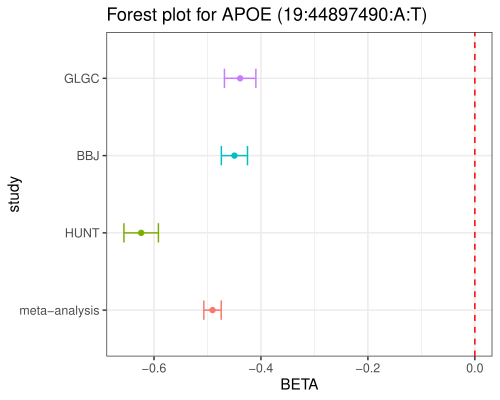

Here is the R script that generated this plot:
library(ggplot2)
library(dplyr)
library(data.table)
library(tidyverse)

#set your working directory
setwd("/mnt/work/workbench/{user_name}/SMED8020/Day3-1-METAL")
# Note change your user_name

#read in data frames
hunt<-fread(file="HUNT-LDL-preMeta-U.txt")
bbj<-fread(file="BBJ-LDL-preMeta-U.txt")
glgc<-fread(file="GLGC-LDL-hg38-preMeta-U.txt")
meta<-fread(file="LDL_METAL_META1.tbl")

#read in data for rs61679753 in APOE
df<-rbind(glgc[glgc$SNPID=="19:44897490:A:T",],
          bbj[bbj$SNPID=="19:44897490:A:T",],
          hunt[hunt$SNPID=="19:44897490:A:T",],fill=TRUE)
df<-cbind(df,data.frame(study=c("GLGC","BBJ","HUNT")))

#get pooled beta estimate
df$w<-1/(df$SE*df$SE)
df$wB<-df$w*df$BETA
beta_pooled<-sum(df$wB)/sum(df$w)
beta_pooled_se<-sqrt(1/sum(df$w))

#read in meta-analysis data
df2<-meta[meta$MarkerName=="19:44897490:A:T",]
df2$study<-"meta-analysis"
df2$BETA<-beta_pooled
df2$SE<-beta_pooled_se
df<-rbind(df,df2,fill=TRUE)

#make 95% Confidence intervals
df$UB<-df$BETA+(1.96*df$SE)
df$LB<-df$BETA-(1.96*df$SE)
df<-df%>%mutate(study= fct_relevel(study,"meta-analysis","HUNT","BBJ","GLGC") )

#make plot
#pdf(file="ForestPlot.pdf",height=4,width=5)
ggplot(df,aes(x=BETA,y=study,color=study)) + geom_point() + theme_bw() +
  geom_vline(xintercept=0,linetype="dashed",color="red") +
  geom_errorbarh(aes(xmin=LB,xmax=UB),height=0.25) +
  labs(title="Forest plot for APOE (19:44897490:A:T)") +
  theme(legend.position="none")
dev.copy(pdf, file="ForestPlot.pdf",height=4,width=5)
dev.off()
